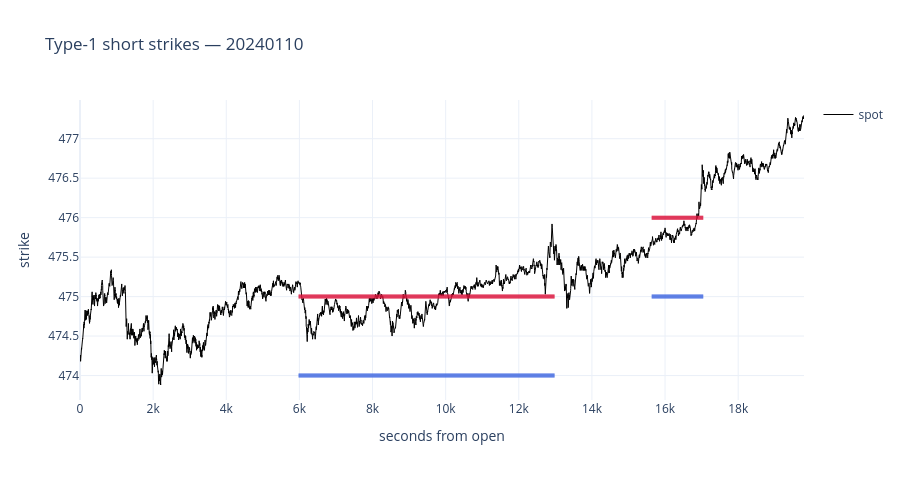

Notebook source saved alongside this figure:
### Markdown cell above
### Interactive: which strikes was I short, when (per day)
Horizontal segments = a leg's life (entry→exit) at its strike; spot overlaid.

### Code cell
import plotly.graph_objects as go

def plot_strikes(day):
    df = reconstruct_pairs(res.tradelogs[day])
    ps = res.perseclog(day)
    fig = go.Figure()
    if "timestamp" in ps and "spot" in ps:
        fig.add_trace(go.Scatter(x=ps["timestamp"], y=ps["spot"], name="spot",
                                 line=dict(color="black", width=1)))
    for _, r in df.iterrows():
        x0, x1 = r["entry_ts"], (r["exit_ts"] if pd.notna(r["exit_ts"]) else ps["timestamp"].max())
        for k, opt, col in ((r["ce_k"], "CE", "crimson"), (r["pe_k"], "PE", "royalblue")):
            fig.add_trace(go.Scatter(
                x=[x0, x1], y=[k, k], mode="lines",
                line=dict(color=col, width=4), opacity=0.6,
                name=f"{opt} short", legendgroup=opt, showlegend=False,
                hovertext=f"pair {r['pair_id']} {opt}@{k} exit={r['exit_reason']}"))
    fig.update_layout(title=f"Type-1 short strikes — {day}",
                      xaxis_title="seconds from open", yaxis_title="strike",
                      height=480, template="plotly_white")
    fig.show()

plot_strikes(res.days[4])

### Figure 1 — Plotly figure (JSON) as saved in the notebook; plotly's stock layout.template omitted (floating-point values rounded to 4 significant figures; data arrays with more than 128 entries replaced by an {"elided": "..."} marker saying what was removed)
{"data": [{"line": {"color": "black", "width": 1}, "name": "spot", "type": "scatter", "x": {"elided": "19791 int values"}, "y": {"elided": "19791 float values"}}, {"hovertext": "pair 0 CE@475.0 exit=t1_breach_half", "legendgroup": "CE", "line": {"color": "crimson", "width": 4}, "mode": "lines", "name": "CE short", "opacity": 0.6, "showlegend": false, "type": "scatter", "x": [5978, 12977], "y": [475, 475]}, {"hovertext": "pair 0 PE@474.0 exit=t1_breach_half", "legendgroup": "PE", "line": {"color": "royalblue", "width": 4}, "mode": "lines", "name": "PE short", "opacity": 0.6, "showlegend": false, "type": "scatter", "x": [5978, 12977], "y": [474, 474]}, {"hovertext": "pair 1 CE@475.0 exit=t1_breach_half", "legendgroup": "CE", "line": {"color": "crimson", "width": 4}, "mode": "lines", "name": "CE short", "opacity": 0.6, "showlegend": false, "type": "scatter", "x": [5978, 12979], "y": [475, 475]}, {"hovertext": "pair 1 PE@474.0 exit=t1_breach_half", "legendgroup": "PE", "line": {"color": "royalblue", "width": 4}, "mode": "lines", "name": "PE short", "opacity": 0.6, "showlegend": false, "type": "scatter", "x": [5978, 12979], "y": [474, 474]}, {"hovertext": "pair 2 CE@476.0 exit=t1_breach_half", "legendgroup": "CE", "line": {"color": "crimson", "width": 4}, "mode": "lines", "name": "CE short", "opacity": 0.6, "showlegend": false, "type": "scatter", "x": [15635, 17043], "y": [476, 476]}, {"hovertext": "pair 2 PE@475.0 exit=t1_breach_half", "legendgroup": "PE", "line": {"color": "royalblue", "width": 4}, "mode": "lines", "name": "PE short", "opacity": 0.6, "showlegend": false, "type": "scatter", "x": [15635, 17043], "y": [475, 475]}, {"hovertext": "pair 3 CE@476.0 exit=t1_breach_half", "legendgroup": "CE", "line": {"color": "crimson", "width": 4}, "mode": "lines", "name": "CE short", "opacity": 0.6, "showlegend": false, "type": "scatter", "x": [15635, 17045], "y": [476, 476]}, {"hovertext": "pair 3 PE@475.0 exit=t1_breach_half", "legendgroup": "PE", "line": {"color": "royalblue", "width": 4}, "mode": "lines", "name": "PE short", "opacity": 0.6, "showlegend": false, "type": "scatter", "x": [15635, 17045], "y": [475, 475]}], "layout": {"height": 480, "title": {"text": "Type-1 short strikes — 20240110"}, "xaxis": {"title": {"text": "seconds from open"}}, "yaxis": {"title": {"text": "strike"}}}}
